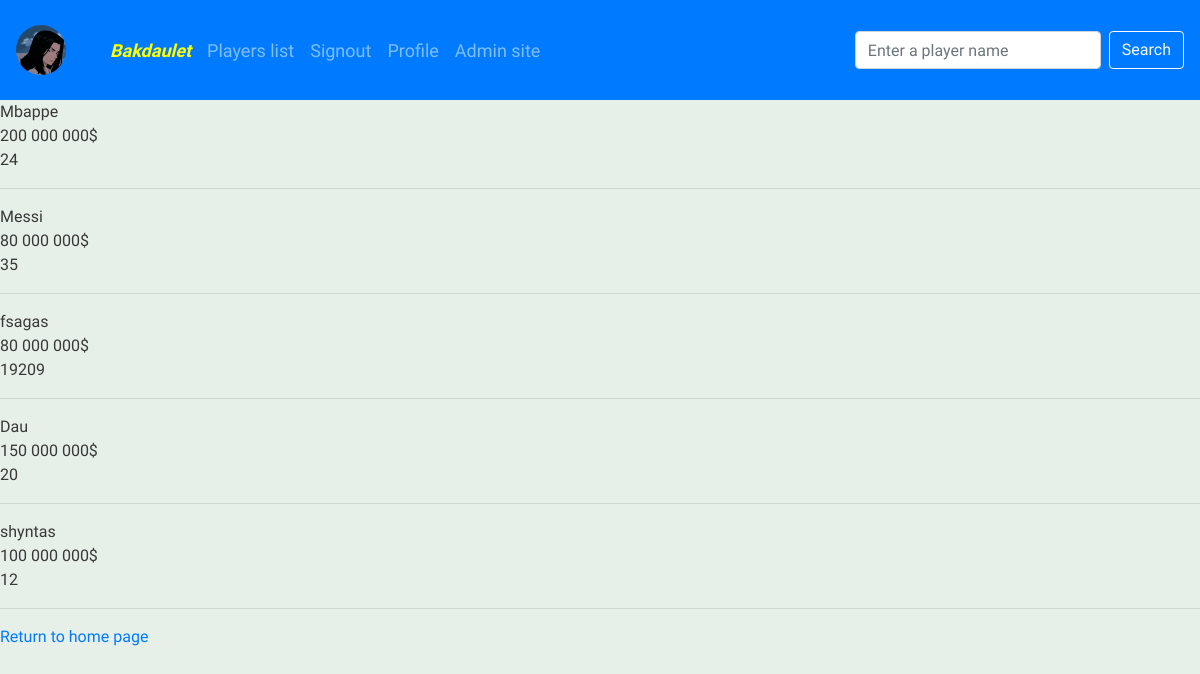
/all/ (signed in), run on the app's committed database.
### doctors/models.py (models this page shows, shortened)
class Footballer(models.Model):
    name = models.CharField(max_length=255)
    price = models.CharField(max_length=255)
    age = models.IntegerField()

### doctors/views.py (the view)
# urls.py: path('all/', views.all, name='all'),
@permission_required('doctors.view_footballer', raise_exception=True)
def all(request):
    context = {
        "dataset": Footballer.objects.all()
    }
    return render(request, "pages/all.html", context)

### doctors/templates/pages/all.html
{% extends 'base.html' %}
{% block content %}
<div class="main">
    {% for data in dataset %}
    {{ data.name }}<br/>
    {{ data.price }}<br/>
    {{ data.age }}<br/>
    <hr/>
    {% endfor %}
</div>
  <p><a href="{% url 'home' %}">Return to home page</a></p>
{% endblock %}

### templates/base.html (shortened to what this page needs)
<!doctype html>
{% load static %}
<html lang="en">
<head>
    <link rel="stylesheet" href="https://stackpath.bootstrapcdn.com/bootstrap/4.4.1/css/bootstrap.min.css"
>
    <link rel="stylesheet" href="https://cdnjs.cloudflare.com/ajax/libs/font-awesome/4.7.0/css/font-awesome.min.css">
    <link rel="stylesheet" href="{% static 'main.css' %}">
</head>
<body>
<nav class="navbar navbar-expand-sm navbar-dark bg-primary position-top">
    <a class="navbar-brand" href="/">{% block brand %}
        {% if uploaded_file_url %}
            <img class="rounded-circle account-img" src="{{ user.profile.image.url }}" style = "border-radius: 50%; height: 50px; width: 50px; margin-right: 20px">
         {% else %}
            <img class="rounded-circle account-img" src="{% static 'default.jpg' %}" style = "border-radius: 50%; height: 50px; width: 50px; margin-right: 20px">
        {% endif %}
        {% endblock %}</a>
    <div class="collapse navbar-collapse" id="navbarSupportedContent">
        <ul class="navbar-nav mr-auto">
            {% if user.is_authenticated %}
            <li class="nav-item" style="color: white"><a class="nav-link" style="font-size: 18px; color: yellow;"><i><strong>{{ user.username }} </strong></i></a></li>
            <li class="nav-item"><a class="nav-link" href="{% url 'all' %}" style="font-size: 18px">Players list</a></li>
            <li class="nav-item"><a class="nav-link" href="{% url 'signout' %}" style="font-size: 18px">Signout</a></li>
            <li class="nav-item"><a class="nav-link" href="/accounts/profile" style="font-size: 18px">Profile</a></li>
            <li class="nav-item"><a class="nav-link" href="/admin" style="font-size: 18px">Admin site</a></li>
            {% endif %}
        </ul>
        <form class="form-inline my-2 my-lg-0" action="/search" id="sch">
            <input class="form-control mr-sm-2" aria-label="Search" type="text" placeholder="Enter a player name"
                   name="name">
            <button class="btn btn-outline-light my-2 my-sm-0" type="submit">Search</button>
        </form>
    </div>
</nav>
{% block content %}{% endblock %}
</body>
</html>

### static/main.css (style rules this page uses)
.navbar { min-height: 100px; font-size: 25px; }
.navbar-brand { font-size: 25px; }
.navbar-brand > img { height: 60px; }
body { font-family: 'Source Sans Pro', sans-serif; background-color: #e6efe8; color: #393939; }

### data on the page
Footballer: name "Mbappe", price "200 000 000$", age "24"
Footballer: name "Messi", price "80 000 000$", age "35"
Footballer: name "fsagas", price "80 000 000$", age "19209"
Footballer: name "Dau", price "150 000 000$", age "20"
Footballer: name "shyntas", price "100 000 000$", age "12"

### other printed values
{{ user.username }} "Bakdaulet"
